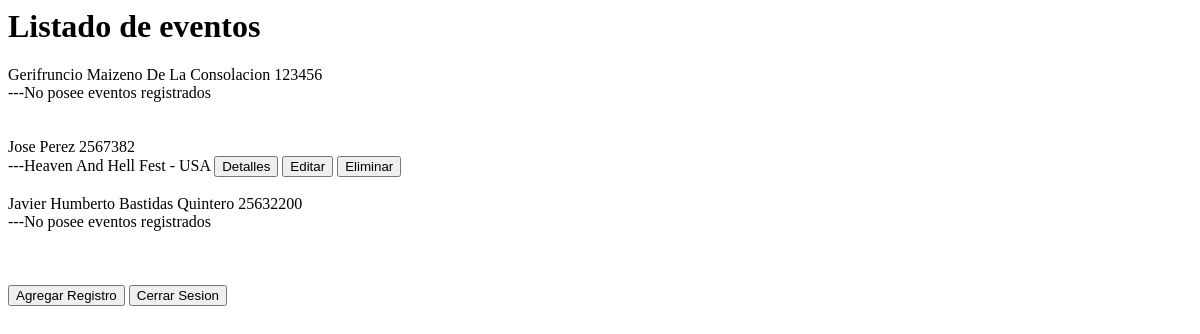
The app's page /controllers/menu_admin.php (signed in), older data.
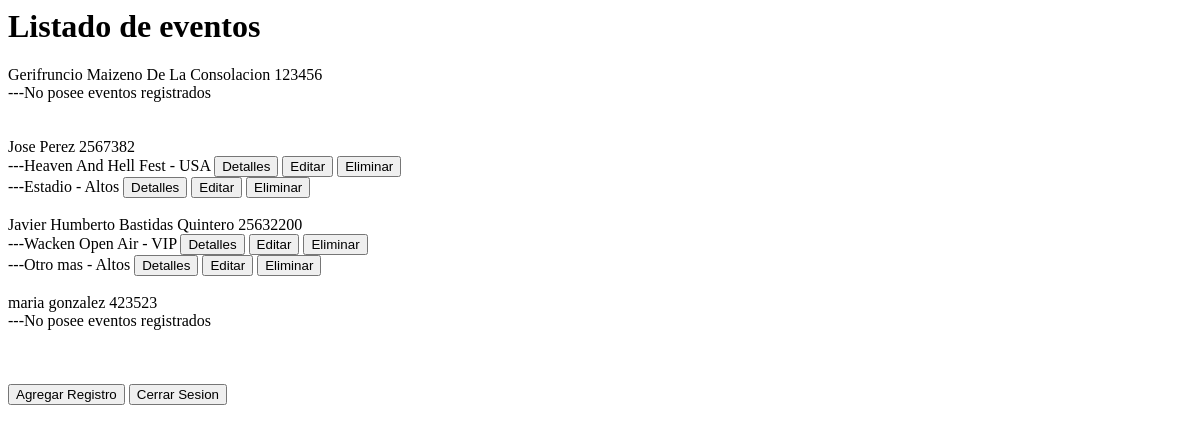
The same page, newer data.
### tables this page shows
CREATE TABLE IF NOT EXISTS `usuarios` (
  `id` int(11) NOT NULL AUTO_INCREMENT,
  `nombres` varchar(255) NOT NULL,
  `apellidos` varchar(255) NOT NULL,
  `cedula` int(11) NOT NULL,
  `direccion` varchar(255) NOT NULL,
  `sexo` varchar(255) NOT NULL,
  `telefono` varchar(255) NOT NULL,
  `email` varchar(255) NOT NULL,
  `usuario` varchar(255) NOT NULL,
  `password` varchar(255) NOT NULL,
  `admin` tinyint(1) NOT NULL,
  PRIMARY KEY (`id`)
);

CREATE TABLE IF NOT EXISTS `boletos` (
  `id` int(11) NOT NULL AUTO_INCREMENT,
  `serial` int(11) NOT NULL,
  `evento` varchar(255) NOT NULL,
  `fecha` varchar(255) NOT NULL,
  `ubicacion` varchar(255) NOT NULL,
  `usuario` varchar(255) NOT NULL,
  PRIMARY KEY (`id`)
);

### controllers/menu_admin.php (the view, shortened to what this page needs)
<?php
	require_once("../db/connect.php");
	echo "<h1>Listado de eventos</h1>";
	$q = "SELECT * FROM `usuarios`";
	if($result = mysqli_query($link, $q)){
		while($row = mysqli_fetch_assoc($result)){
			echo $row["nombres"] . " " . $row["apellidos"] . " " . $row["cedula"] . " <br>";
			$user = $row["usuario"];
			$q2 = "SELECT * FROM `boletos` WHERE usuario = '$user'";
			if($result2 = mysqli_query($link, $q2)){
				$regs = mysqli_num_rows($result2);
				if($regs == 0){
						echo "---" . "No posee eventos registrados" . " <br>" . "<br>";
				}
				while($row2 = mysqli_fetch_assoc($result2)){
					echo "---" . $row2["evento"] . " - " . $row2["ubicacion"] . "   ";
					echo "<a href='detalles.php'><input type='button' value='Detalles'></input></a>". "  ";
					echo "<a href='editar.php'><input type='button' value='Editar'></input></a>". "  ";
					echo "<a href='eliminar.php'><input type='button' value='Eliminar'></input></a>". " <br>";
				}
			}
		}
	}
 ?>
<!DOCTYPE html>
<html>
<head>
</head>
<body>
	<br>
	<a href="compra.php"><input type="button" value="Agregar Registro"></input></a>
	<a href="cerrar.php"><input type="button" value="Cerrar Sesion"></input></a>
</body>
</html>

Row changes from the older to the newer data that the page shows:
added boletos: evento "Estadio", ubicacion "Altos", shown under usuarios "Jose"
shown differently, row unchanged: usuarios "Javier Humberto": no longer shows "--- No posee eventos registrados"
added boletos: evento "Wacken Open Air", ubicacion "VIP", shown under usuarios "Javier Humberto"
added boletos: evento "Otro mas", ubicacion "Altos", shown under usuarios "Javier Humberto"
added usuarios: nombres "maria", apellidos "gonzalez", cedula "423523", shows "No posee eventos registrados"
